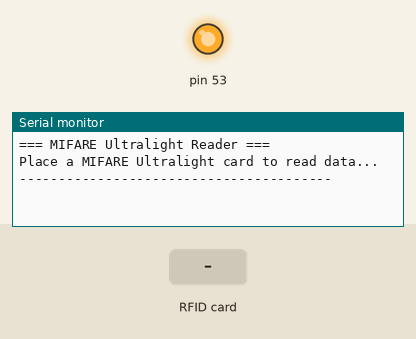
Bench run of a sketch on a simulated Arduino Mega 2560, built with avr-gcc and run on an emulated ATmega2560. Shown: output pins drawn as LEDs (lit = HIGH), the last lines printed to the serial monitor. The inputs (shaded band) are chosen by the test bench.

Above: at 1.2 s.
1.3 s: RFID card 5E 7A 19 C4 held to the reader
At 2.1 s:
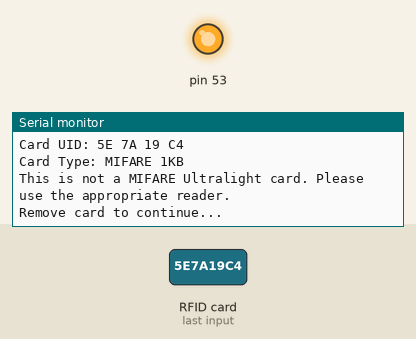
At 2.8 s:
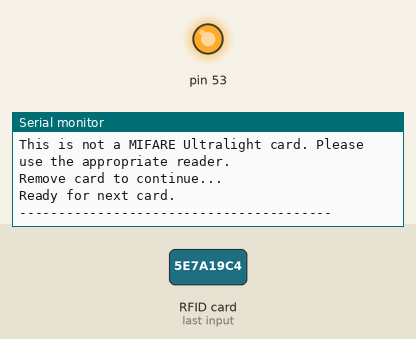

The sketch:

cardScan.ino
```cpp
//this script can read URL and ssend the intent to the vault-api for preocessing


#include <SPI.h>
#include <MFRC522.h>

#define RST_PIN 22
#define SS_PIN  21

MFRC522 mfrc522(SS_PIN, RST_PIN);

void printHexAndAscii(byte *buffer, byte length) {
  Serial.print("HEX: ");
  for (byte i = 0; i < length; i++) {
    if (buffer[i] < 0x10) Serial.print("0");
    Serial.print(buffer[i], HEX);
    Serial.print(" ");
  }
  Serial.print(" | ASCII: ");
  for (byte i = 0; i < length; i++) {
    if (buffer[i] >= 32 && buffer[i] <= 126) {
      Serial.print((char)buffer[i]);  // printable characters
    } else {
      Serial.print(".");
    }
  }
  Serial.println();
}

void setup() {
  Serial.begin(115200);
  SPI.begin();
  mfrc522.PCD_Init();

  Serial.println("=== MIFARE Ultralight Reader ===");
  Serial.println("Place a MIFARE Ultralight card to read data...");
  Serial.println("----------------------------------------");
}

void loop() {
  if (!mfrc522.PICC_IsNewCardPresent()) return;
  if (!mfrc522.PICC_ReadCardSerial()) return;

  Serial.print("\nCard UID: ");
  for (byte i = 0; i < mfrc522.uid.size; i++) {
    if (mfrc522.uid.uidByte[i] < 0x10) Serial.print("0");
    Serial.print(mfrc522.uid.uidByte[i], HEX);
    Serial.print(" ");
  }
  Serial.println();

  MFRC522::PICC_Type type = mfrc522.PICC_GetType(mfrc522.uid.sak);
  Serial.print("Card Type: ");
  Serial.println(mfrc522.PICC_GetTypeName(type));

  if (type == MFRC522::PICC_TYPE_MIFARE_UL) {
    readMifareUltralight();
  } else {
    Serial.println("This is not a MIFARE Ultralight card. Please use the appropriate reader.");
  }

  mfrc522.PICC_HaltA();
  mfrc522.PCD_StopCrypto1();

  // Wait for card to be removed
  Serial.println("Remove card to continue...");
  while (mfrc522.PICC_IsNewCardPresent()) {
    delay(100);
  }
  delay(1000);
  Serial.println("Ready for next card.");
  Serial.println("----------------------------------------");
}

void readMifareUltralight() {
  Serial.println("MIFARE Ultralight detected. Reading all pages...");

  // Read pages 0-12 only
  String allTextData = "";
  bool foundTextData = false;

  for (byte page = 0; page <= 12; page++) {
    byte buffer[18];
    byte size = sizeof(buffer);
    MFRC522::StatusCode status = mfrc522.MIFARE_Read(page, buffer, &size);

    if (status == MFRC522::STATUS_OK) {
      Serial.print("Page ");
      if (page < 10) Serial.print(" ");
      Serial.print(page);
      Serial.print(": ");
      printHexAndAscii(buffer, 4); // 4 bytes per page

      // Extract printable text from this page
      for (byte i = 0; i < 4; i++) {
        if (buffer[i] >= 32 && buffer[i] <= 126) {
          allTextData += (char)buffer[i];
          foundTextData = true;
        }
      }
    } else {
      Serial.print("Page ");
      if (page < 10) Serial.print(" ");
      Serial.print(page);
      Serial.print(" failed: ");
      Serial.println(mfrc522.GetStatusCodeName(status));
    }
  }

  // Show extracted text data
  if (foundTextData) {
    Serial.println("\n✓ Text data found on card:");
    Serial.println(allTextData);

    // Print substring starting from "dope.cards" to the end if present
    int dopeIdx = allTextData.indexOf("dope.cards");
    if (dopeIdx >= 0) {
      Serial.println("\nSubstring from dope.cards:");
      String dopeTail = allTextData.substring(dopeIdx);
      Serial.println(dopeTail);

      // Extract intentID = last non-empty path segment
      // Remove query string if present
      int qpos = dopeTail.indexOf('?');
      String pathOnly = (qpos >= 0) ? dopeTail.substring(0, qpos) : dopeTail;
      // Trim trailing slashes
      while (pathOnly.length() > 0 && pathOnly[pathOnly.length()-1] == '/') {
        pathOnly.remove(pathOnly.length()-1);
      }
      int lastSlash = pathOnly.lastIndexOf('/');
      String intentID = (lastSlash >= 0 && lastSlash + 1 < (int)pathOnly.length()) ? pathOnly.substring(lastSlash + 1) : String("");

      // Build POST URL and JSON payload (print only, do not send)
      const char* VAULT_EXECUTE_URL = "https://vault-api.example.com"; // TODO: replace with real base URL
      String postUrl = String(VAULT_EXECUTE_URL) + "/api/v1/transactions/execute-intent-with-intent-id";

      // Construct payload JSON
      String payload = "{";
      payload += "\"intentID\":\"" + intentID + "\",";
      payload += "\"withdrawAction\":{";
      payload += "\"chainID\":2,";
      payload += "\"toAddress\":\"0x123\",";
      payload += "\"tokenAddress\":\"0x0\"";
      payload += "}}";

      Serial.println("\nPOST URL:");
      Serial.println(postUrl);
      Serial.println("Payload:");
      Serial.println(payload);
    } else {
      Serial.println("\nNote: 'dope.cards' not found in text data.");
    }
  } else {
    Serial.println("\n✗ No readable text data found on card.");
  }

  // Try to parse as NDEF if it looks like NDEF data
  if (allTextData.length() > 10) {
    Serial.println("\nAttempting to parse as NDEF...");
    String ndefText = parseNDEFFromText(allTextData);
    if (ndefText.length() > 0) {
      Serial.println("✓ NDEF Text Record found:");
      Serial.println(ndefText);
    } else {
      Serial.println("✗ No NDEF text record found in data.");
    }
  }
}

String parseNDEFFromText(String textData) {
  // Convert string to byte array for NDEF parsing
  byte data[128];
  int length = (textData.length() < (unsigned int)128) ? (int)textData.length() : 128;

  for (int i = 0; i < length; i++) {
    data[i] = textData.charAt(i);
  }

  return parseNDEFTextRecord(data, length);
}

String parseNDEFTextRecord(byte* data, int length) {
  String result = "";

  // Look for NDEF TLV (Type-Length-Value) structure
  for (int i = 0; i < length - 1; i++) {
    // Look for NDEF message TLV (Type = 0x03)
    if (data[i] == 0x03) {
      int ndefLength = data[i + 1];
      if (ndefLength > 0 && (i + 2 + ndefLength) <= length) {
        // Found NDEF message, parse it
        byte* ndefMessage = &data[i + 2];
        result = parseNDEFMessage(ndefMessage, ndefLength);
        if (result.length() > 0) {
          return result;
        }
      }
    }
  }

  return result;
}

String parseNDEFMessage(byte* message, int length) {
  String result = "";

  if (length < 3) return result;

  // NDEF Record Header
  byte flags = message[0];
  byte typeLength = message[1];
  int payloadLength = message[2];

  // Handle short record (payload length in 1 byte)
  int headerLength = 3;
  int payloadOffset = 3;

  // Handle long record (payload length in 3 bytes)
  if (payloadLength == 0xFF) {
    if (length < 6) return result;
    payloadLength = (message[3] << 8) | message[4];
    headerLength = 5;
    payloadOffset = 5;
  }

  // Check if this is a text record (Type Name Format = 0x01)
  if ((flags & 0x40) == 0x40) { // TNF = 0x01 (Well Known)
    if (typeLength > 0 && message[payloadOffset] == 'T') { // Text record type
      if (payloadLength > 0 && (payloadOffset + payloadLength) <= length) {
        // Skip language code (first 2 bytes of payload)
        int textStart = payloadOffset + 1;
        int textLength = payloadLength - 1;

        // Extract text
        for (int i = 0; i < textLength && (textStart + i) < length; i++) {
          result += (char)message[textStart + i];
        }
      }
    }
  }

  return result;
}
```

Measured:
- after the input at 1.3 s, the serial monitor: prints a new line at once (image 1)
